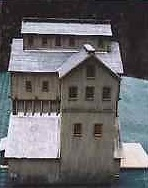
%> input picture test/house5.jpg, 148 x 188 px
$ octave --eval "result = callSIFT(imread('../test/house5.jpg'));"   (GNU Octave 9; MATLAB toolbox functions it lacks are replaced by stand-ins)
%> lines starting %> are read from the running program, lines starting %| are printed output that depends on the picture
### SIFT/sift1.m
function [keypoints] = sift1(im,k,sigma)
%UNTITLED Summary of this function goes here
%   Detailed explanation goes here
[r c t]=size(im);
imlist1={im,im,im,im,im,im};
ima=zeros(r,c);
imlist={ima,ima,ima,ima};
% [4 lines of commented-out code are left out]
for i=2:6
%     tic;
    h=fspecial('gaussian',size(imlist1{1}),sigma);
    imlist1{i}=imfilter(imlist1{1},h);
    if i~=2
        imlist{i-2}=sub(imlist1{i},imlist1{i-1});
%         imshow(imlist{i-2});
%         pause;
    end
    sigma=k*sigma;
%     disp(1/toc);
%   figure,imshow(imlist{i});title(i);
end
disp('Finding Extrema:');
count=0;
keypoints=[];
points=1;
for index=2:3
%     tic;
    [gx, gy] = gradient(double(imlist{index}));
    [gxx, gxy] = gradient(gx);
    [gxy, gyy] = gradient(gy);
    for i=2:r-1
        for j=2:c-1
            %val=imlist{index}(i,j);
             if(isLocalExtrema(imlist,index,i,j,0)==1 && isLocalExtrema(imlist,index,i,j,1)==1 && isLocalExtrema(imlist,index,i,j,-1)==1)
                 alpha=gxx(i,j)+gyy(i,j);
                 beta=gxx(i,j)*gyy(i,j)-gxy(i,j)*gxy(i,j);
                 ratio=(alpha+beta)*(alpha+beta)/alpha/beta;
                 if(ratio<10)
                    %im=insertShape(im, 'circle', [i j 1], 'LineWidth', 5);
                    count=count+1;
                    keypoints(points).x=i;
                    keypoints(points).y=j;
                    keypoints(points).scale=1;
                    keypoints(points).desc=zeros(16,1);
                    keypoints(points).descdir=zeros(16,1);
                    keypoints(points).neighbourhood=zeros(16,16);
%%                  orientation & description
                    Hist=[];
                    for ii=1:36
                        Hist(ii).angle=(ii-1)*10+4.5;
                        Hist(ii).mag=0;
                    end
                    xStart=i-1;
                    xEnd=i+1;
                    if xStart<2
                        xStart=2;
                        xEnd=xEnd+1;
                    end
                    if xEnd>r-1
                        xEnd=r-1;
                        xStart=xStart-1;
                    end
                    yStart=j-1;
                    yEnd=j+1;
                    if yStart<2
                        yStart=2;
                        yEnd=yEnd+1;
                    end
                    if yEnd>c-1
                        yEnd=c-1;
                        yStart=yStart-1;
                    end
                    for xx=xStart:xEnd
                        for yy=yStart:yEnd
                            v1=imlist{index}(xx+1,yy)-imlist{index}(xx-1,yy);
                            v2=imlist{index}(xx,yy+1)-imlist{index}(xx,yy-1);
                            v=(v1*v1+v2*v2);
                            m=sqrt(double(v));
                            theta=rad2deg(atan2(double(v2),double(v1)));
                            if theta<0
                                theta= theta +360;
                            end
                            indexes=idivide(int32(theta),int32(10),'fix');
                            Hist(indexes+1).mag=Hist(indexes+1).mag+m;
                        end
                    end
                    Hist=nestedSortStruct(Hist,'mag');
                    orient=Hist(36).angle;
                    keypoints(points).orient=orient;
                    xStart=i-7;
                    xEnd=i+8;
                    if xStart<2
                        xEnd=xEnd+(2-xStart);
                        xStart=2;
                    end
                    if xEnd>r-1
                        xStart=xStart-(xEnd-r+1);
                        xEnd=r-1;
                    end
                    yStart=j-7;
                    yEnd=j+8;
                    if yStart<2
                        yEnd=yEnd+(2-yStart);
                        yStart=2;
                    end
                    if yEnd>c-1
                        yStart=yStart-(yEnd-c+1);
                        yEnd=c-1;
                    end
                    for jj=1:4
                        for kk = 1:4
                            Histo=[];
                            for ii=1:8
                                Histo(ii).angle=45*(ii-1);
                                Histo(ii).mag=0;
                            end
                            for xx=xStart+4*(jj-1):xStart+4*jj-1
                                for yy=yStart+4*(kk-1):yStart+4*kk-1
                                    keypoints(points).neighbourhood(xx-xStart+1,yy-yStart+1)=imlist{index}(xx,yy);
                                    v1=imlist{index}(xx+1,yy)-imlist{index}(xx-1,yy);
                                    v2=imlist{index}(xx,yy+1)-imlist{index}(xx,yy-1);
                                    v=(v1*v1+v2*v2);
                                    m=sqrt(double(v));
                                    theta=rad2deg(atan2(double(v2),double(v1)));
                                    if theta<0
                                        theta= theta +360;
                                    end
%                                     theta1= orient-theta;
                                    theta1=theta;
                                    indexes=idivide(int32(theta1),int32(45),'fix');
                                    if theta1>0
                                        Histo(1+indexes).mag=Histo(1+indexes).mag+m;
                                    else
                                        Histo(8+indexes).mag=Histo(8+indexes).mag+m;
                                    end
                                end
                            end
                            maxi=Histo(1).mag;
                            maxiAng=Histo(1).angle;
                            for ii=2:8
                                if(Histo(ii).mag>maxi)
                                    maxi=Histo(ii).mag;
                                    maxiAng=Histo(ii).angle;
                                end
                            end
                            keypoints(points).desc((jj-1)*4+kk)=maxi;
                            keypoints(points).descdir((jj-1)*4+kk)=maxiAng;
                        end
                    end
%%
                    v=0.0;
% [7 lines of commented-out code are left out]
                    points=points+1;
                 end
             end
        end
    end
%     disp(1/toc);
end
% imshow(im);
 disp(count);
%  disp(keypoints);
end

### SIFT/sub.m
function [im,val] = sub(im1,im2)
%UNTITLED Summary of this function goes here
%   Detailed explanation goes here
[r1,c1,t1]=size(im1);
[r2,c2,t2]=size(im2);
im=zeros(r1,c1);
if r1==r2&&c1==c2&&t1==t2
    val=1;
    for i=1:r1
        for j=1:c1
            if im1(i,j)>=im2(i,j)
                im(i,j)=im1(i,j)-im2(i,j);
            else
                im(i,j)=double(im2(i,j)-im1(i,j))*(-1);
            end
        end
    end
else
    val=0;
end

end

### SIFT/callSIFT.m
function [kp] = callSIFT(im)
%UNTITLED3 Summary of this function goes here
%   Detailed explanation goes here
sigma=1.6;
k=1.414;
%im=imread('house5.jpg');
[r c t]=size(im);
if(t~=1)
    im=rgb2gray(im);
end
[kp]=sift1(im,k,sigma);
 kp={kp,kp};
% kp={kp};
% disp('First Octave');
% disp(c1);
% figure,imshow(f1);title('First Octave');
factor=1;
% imf=embedPoints(im,kp{1},factor);
% imshow(imf);
for co=2:3
    [r c t]=size(im);
    im2=imcrop(im,[0 0 r/2 c/2]);
    for i=2:2:r
        for j=2:2:c
            im2(i/2,j/2)=im(i,j);
        end
    end
    sigma=k*k*sigma;
    [kp{co}]=sift1(im2,k,sigma);
    factor=factor*2;
% [5 lines of commented-out code are left out]
    im=im2;
end
%  figure,imshow(imf);
end
%> in callSIFT, `im=rgb2gray(im);`:
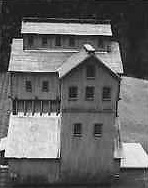
%> im: size 188x148 uint8; min 1, max 255, mean 101.9
%> in sift1, `imlist1={im,im,im,im,im,im};`: imlist1 = 6 items
%> the loop in sift1, `for i=2:6` made 5 passes
%> pass 1, in sift1, `h=fspecial('gaussian',size(imlist1{1}),sigma);`:
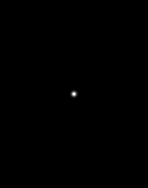
%> h: size 188x148 double; min 0, max 0.0564, mean 3.59e-05; drawn with min black and max white
%> after the loop in sift1, `for i=2:6`: imlist = 4 items; sigma = 9.04
%> the loop in sift1, `for index=2:3` made 2 passes
%> pass 1, in sift1, `[gx, gy] = gradient(double(imlist{index}));`:
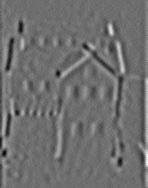
%> gx: size 188x148 double; min -10, max 13, mean 0.0367; drawn with min black and max white
%> pass 1, in sift1, `[gx, gy] = gradient(double(imlist{index}));`:
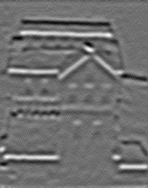
%> gy: size 188x148 double; min -9, max 11.5, mean 0.0127; drawn with min black and max white
%> pass 1, in sift1, `[gxx, gxy] = gradient(gx);`:
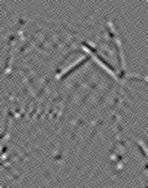
%> gxy: size 188x148 double; min -3, max 3.5, mean -2.7e-05; drawn with min black and max white
%> after the loop in sift1, `for index=2:3`: Hist = 36 items; first 5, angle and mag: 4.5 0, 14.5 0, 24.5 0, 34.5 0, 44.5 0; Histo = 8 items; angle and mag: 0 30.06, 45 23.87, 90 0, 135 0, 180 0, 225 0, 270 0, 315 14.22; alpha = 1.75; beta = 0.625; count = 38; indexes = 0; keypoints = 38 items; first 5, x, y, scale and orient: 2 61 1 4.5, 27 71 1 184.5, 29 55 1 334.5, 30 96 1 244.5, 36 21 1 174.5; m = 5; maxi = 30.06; maxiAng = 0; orient = 274.5; points = 39; ratio = 5.16; theta = 36.87; v = 0; v1 = 4; v2 = 3; xEnd = 187; xStart = 172; yEnd = 147; yStart = 132
%| 38
%> in callSIFT, `[kp]=sift1(im,k,sigma);`: kp has the same summary as keypoints in sift1
%> in callSIFT, `kp={kp,kp};`: kp = 2 items
%> the loop in callSIFT, `for co=2:3` made 2 passes
%> pass 1, in callSIFT, `im2=imcrop(im,[0 0 r/2 c/2]);`:
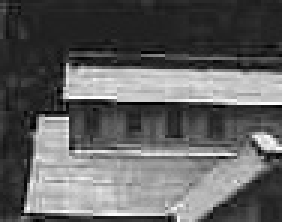
%> im2: size 74x94 uint8 (shown 3 times larger); min 1, max 255, mean 96.5
%> pass 2, in callSIFT, `im=im2;`:
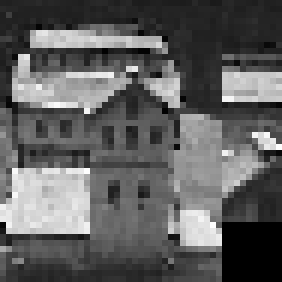
%> im: size 47x47 uint8 (shown 6 times larger); min 0, max 254, mean 95.2
%> after the loop in callSIFT, `for co=2:3`: factor = 4; kp = 3 items; sigma = 6.4
%> `result = callSIFT(imread('../test/house5.jpg'));`: result = 3 items

$ run again, on test/house3.jpg
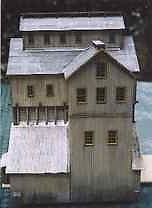
%> input picture test/house3.jpg, 152 x 208 px
%> imlist1 = 6 items
%> after the loop in sift1, `for i=2:6`: imlist = 4 items; sigma = 9.04
%> after the loop in sift1, `for index=2:3`: Hist = 36 items; first 5, angle and mag: 4.5 0, 14.5 0, 24.5 0, 34.5 0, 44.5 0; Histo = 8 items; angle and mag: 0 0, 45 0, 90 1, 135 0, 180 3, 225 4.24, 270 1, 315 0; alpha = -1.25; beta = 0.188; count = 33; indexes = 0; keypoints = 33 items; first 5, x, y, scale and orient: 21 111 1 184.5, 25 43 1 4.5, 35 20 1 194.5, 77 22 1 4.5, 92 129 1 104.5; m = 0; maxi = 4.24; maxiAng = 225; orient = 274.5; points = 34; ratio = -4.82; theta = 0; xEnd = 167; xStart = 152; yEnd = 81; yStart = 66
%| 33
%> in callSIFT, `[kp]=sift1(im,k,sigma);`: kp has the same summary as keypoints in sift1
%> in callSIFT, `kp={kp,kp};`: kp = 2 items
%> the loop in callSIFT, `for co=2:3` made 2 passes
%> pass 1, in callSIFT, `im2=imcrop(im,[0 0 r/2 c/2]);`:
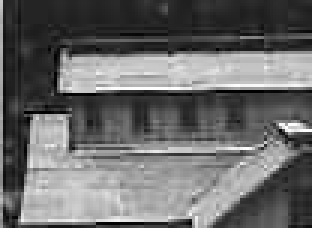
%> im2: size 76x104 uint8 (shown 3 times larger); min 0, max 254, mean 105.6
%> pass 2, in callSIFT, `im=im2;`:
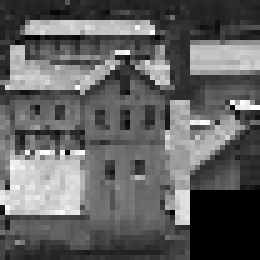
%> im: size 52x52 uint8 (shown 5 times larger); min 0, max 254, mean 97.2
%> after the loop in callSIFT, `for co=2:3`: factor = 4; kp = 3 items; sigma = 6.4
%> result = 3 items
